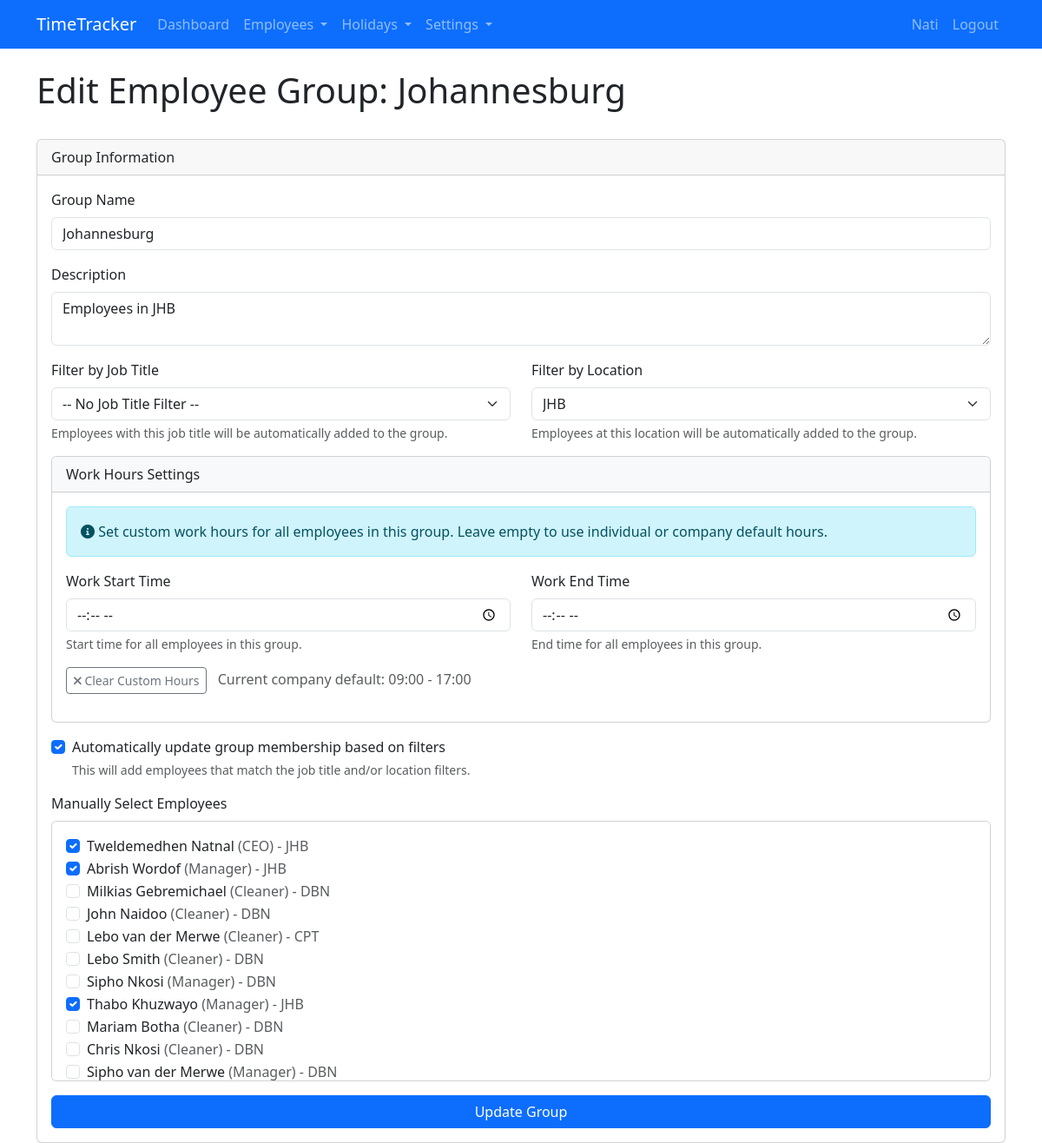
The app's page /edit_employee_group/1 (signed in) with its own data.
### app.py (models this page shows, shortened)
class User(UserMixin, db.Model):
    id = db.Column(db.Integer, primary_key=True)
    username = db.Column(db.String(80), unique=True, nullable=False)
    email = db.Column(db.String(120), unique=True, nullable=False)
    password_hash = db.Column(db.String(128))
    is_admin = db.Column(db.Boolean, default=False)
    company_id = db.Column(db.Integer, db.ForeignKey('company.id'))

class EmployeeGroup(db.Model):
    id = db.Column(db.Integer, primary_key=True)
    name = db.Column(db.String(100), nullable=False)
    description = db.Column(db.Text)
    company_id = db.Column(db.Integer, db.ForeignKey('company.id'), nullable=False)
    work_start_time = db.Column(db.Time, nullable=True)  # Custom start time for the group
    work_end_time = db.Column(db.Time, nullable=True)    # Custom end time for the group
    job_title_id = db.Column(db.Integer, db.ForeignKey('job_title.id'))
    location_id = db.Column(db.Integer, db.ForeignKey('location.id'))
    job_title = db.relationship('JobTitle', backref='groups', foreign_keys=[job_title_id])
    location = db.relationship('Location', backref='groups', foreign_keys=[location_id])
    employees = db.relationship('Employee', secondary='employee_group_membership', backref='groups')

class Location(db.Model):
    id = db.Column(db.Integer, primary_key=True)
    name = db.Column(db.String(100), nullable=False)
    address = db.Column(db.String(200))
    company_id = db.Column(db.Integer, db.ForeignKey('company.id'), nullable=False)
    employees = db.relationship('Employee', backref='location', lazy=True)

class Company(db.Model):
    id = db.Column(db.Integer, primary_key=True)
    name = db.Column(db.String(100), nullable=False)
    standard_hours = db.Column(db.Integer, default=40)  # Standard weekly hours before overtime
    default_night_allowance = db.Column(db.Float, default=0.1)  # Default night shift allowance
    default_work_start_time = db.Column(db.Time, default=time(9, 0))  # Default: 9:00 AM
    default_work_end_time = db.Column(db.Time, default=time(17, 0))  # Default: 5:00 PM
    enforce_work_hours = db.Column(db.Boolean, default=False)  # Whether to enforce work hours
    users = db.relationship('User', backref='company', lazy=True)
    employees = db.relationship('Employee', backref='company', lazy=True)
    job_titles = db.relationship('JobTitle', backref='company', lazy=True)
    locations = db.relationship('Location', backref='company', lazy=True)
    groups = db.relationship('EmployeeGroup', backref='company', lazy=True)

class Employee(db.Model):
    id = db.Column(db.Integer, primary_key=True)
    first_name = db.Column(db.String(50), nullable=False)
    last_name = db.Column(db.String(50), nullable=False)
    email = db.Column(db.String(120), unique=True, nullable=False)
    phone = db.Column(db.String(20))
    hourly_rate = db.Column(db.Float, nullable=False)
    overtime_rate = db.Column(db.Float, nullable=False)
    weekend_rate = db.Column(db.Float, nullable=False)
    additional_info = db.Column(db.Text)
    company_id = db.Column(db.Integer, db.ForeignKey('company.id'), nullable=False)
    job_title_id = db.Column(db.Integer, db.ForeignKey('job_title.id'))
    location_id = db.Column(db.Integer, db.ForeignKey('location.id'))
    rate_function_id = db.Column(db.Integer, db.ForeignKey('rate_function.id'))
    is_sunday_worker = db.Column(db.Boolean, default=False)  # Field for Sunday workers
    is_holiday_worker = db.Column(db.Boolean, default=False)  # Field for holiday workers
    is_night_worker = db.Column(db.Boolean, default=False)  # Field for night shift workers
    night_shift_allowance = db.Column(db.Float, default=0.1)  # Allowance rate for night shifts
    timesheets = db.relationship('Timesheet', backref='employee', lazy=True)
    is_active = db.Column(db.Boolean, default=True)
    work_start_time = db.Column(db.Time, nullable=True)  # Custom start time, NULL means use job title or company default
    work_end_time = db.Column(db.Time, nullable=True)    # Custom end time, NULL means use job title or company default

class JobTitle(db.Model):
    id = db.Column(db.Integer, primary_key=True)
    title = db.Column(db.String(100), nullable=False)
    description = db.Column(db.Text)
    company_id = db.Column(db.Integer, db.ForeignKey('company.id'), nullable=False)
    work_start_time = db.Column(db.Time, nullable=True)  # Custom start time, NULL means use company default
    work_end_time = db.Column(db.Time, nullable=True)    # Custom end time, NULL means use company default
    employees = db.relationship('Employee', backref='job_title', lazy=True)

### app.py (the view, shortened to what this page needs)
@app.route('/edit_employee_group/<int:group_id>', methods=['GET', 'POST'])
@login_required
def edit_employee_group(group_id):
    if not current_user.is_admin:
        flash('Access denied.')
        return redirect(url_for('dashboard'))
    group = EmployeeGroup.query.get_or_404(group_id)
    company = current_user.company
    if group.company_id != company.id:
        flash('Access denied.')
        return redirect(url_for('employee_groups'))
    job_titles = JobTitle.query.filter_by(company_id=company.id).all()
    locations = Location.query.filter_by(company_id=company.id).all()
    employees = Employee.query.filter_by(company_id=company.id, is_active=True).all()
    return render_template('edit_employee_group.html',
                          group=group,
                          company=company,
                          job_titles=job_titles,
                          locations=locations,
                          employees=employees)

### app.py (called while the page is built)
@login_manager.user_loader
def load_user(user_id):
    return User.query.get(int(user_id))

### templates/edit_employee_group.html (shortened to what this page needs)
{% extends "base.html" %}
{% block content %}
<div class="row mb-4">
    <div class="col-md-12">
        <h1>Edit Employee Group: {{ group.name }}</h1>
    </div>
</div>
<div class="row">
    <div class="col-md-12">
        <div class="card">
            <div class="card-header">Group Information</div>
            <div class="card-body">
                <form method="POST">
                    <div class="mb-3">
                        <label for="name" class="form-label">Group Name</label>
                        <input type="text" class="form-control" id="name" name="name" value="{{ group.name }}" required>
                    </div>
                    <div class="mb-3">
                        <label for="description" class="form-label">Description</label>
                        <textarea class="form-control" id="description" name="description" rows="2">{{ group.description }}</textarea>
                    </div>
                    <div class="row">
                        <div class="col-md-6">
                            <div class="mb-3">
                                <label for="job_title_id" class="form-label">Filter by Job Title</label>
                                <select class="form-select" id="job_title_id" name="job_title_id">
                                    <option value="">-- No Job Title Filter --</option>
                                </select>
                                <div class="form-text">Employees with this job title will be automatically added to the group.</div>
                            </div>
                        </div>
                        <div class="col-md-6">
                            <div class="mb-3">
                                <label for="location_id" class="form-label">Filter by Location</label>
                                <select class="form-select" id="location_id" name="location_id">
                                    {% for location in locations %}
                                    <option value="{{ location.id }}" {% if group.location_id == location.id %}selected{% endif %}>{{ location.name }}</option>
                                    {% endfor %}
                                </select>
                                <div class="form-text">Employees at this location will be automatically added to the group.</div>
                            </div>
                        </div>
                    </div>
                    <div class="card mb-3">
                        <div class="card-header bg-light">Work Hours Settings</div>
                        <div class="card-body">
                            <div class="alert alert-info">
                                <i class="fas fa-info-circle"></i> Set custom work hours for all employees in this group. Leave empty to use individual or company default hours.
                            </div>
                            <div class="row">
                                <div class="col-md-6">
                                    <div class="mb-3">
                                        <label for="work_start_time" class="form-label">Work Start Time</label>
                                        <input type="time" class="form-control" id="work_start_time" name="work_start_time"
                                               value="{{ group.work_start_time.strftime('%H:%M') if group.work_start_time else '' }}">
                                        <div class="form-text">Start time for all employees in this group.</div>
                                    </div>
                                </div>
                                <div class="col-md-6">
                                    <div class="mb-3">
                                        <label for="work_end_time" class="form-label">Work End Time</label>
                                        <input type="time" class="form-control" id="work_end_time" name="work_end_time"
                                               value="{{ group.work_end_time.strftime('%H:%M') if group.work_end_time else '' }}">
                                        <div class="form-text">End time for all employees in this group.</div>
                                    </div>
                                </div>
                            </div>
                            <div class="mb-3">
                                <button type="button" id="clear-hours" class="btn btn-outline-secondary btn-sm">
                                    <i class="fas fa-times"></i> Clear Custom Hours
                                </button>
                                <span class="ms-2 text-muted">Current company default:
                                    {{ company.default_work_start_time.strftime('%H:%M') if company.default_work_start_time else '09:00' }} -
                                    {{ company.default_work_end_time.strftime('%H:%M') if company.default_work_end_time else '17:00' }}
                                </span>
                            </div>
                        </div>
                    </div>
                    <div class="mb-3 form-check">
                        <input type="checkbox" class="form-check-input" id="auto_update" name="auto_update" checked>
                        <label class="form-check-label" for="auto_update">Automatically update group membership based on filters</label>
                        <div class="form-text">This will add employees that match the job title and/or location filters.</div>
                    </div>
                    <div class="mb-3">
                        <label class="form-label">Manually Select Employees</label>
                        <div class="card p-3" style="max-height: 300px; overflow-y: auto;">
                            {% for employee in employees %}
                            <div class="form-check">
                                <input class="form-check-input" type="checkbox" value="{{ employee.id }}" id="employee_{{ employee.id }}" name="employees" {% if employee in group.employees %}checked{% endif %}>
                                <label class="form-check-label" for="employee_{{ employee.id }}">
                                    {{ employee.first_name }} {{ employee.last_name }}
                                    {% if employee.job_title %}
                                    <span class="text-muted">({{ employee.job_title.title }})</span>
                                    {% endif %}
                                    {% if employee.location %}
                                    <span class="text-muted">- {{ employee.location.name }}</span>
                                    {% endif %}
                                </label>
                            </div>
                            {% endfor %}
                        </div>
                    </div>
                    <div class="d-grid">
                        <button type="submit" class="btn btn-primary">Update Group</button>
                    </div>
                </form>
            </div>
        </div>
    </div>
</div>
{% endblock %}

### templates/base.html (shortened to what this page needs)
<!DOCTYPE html>
<html lang="en">
<head>
    <link href="https://cdn.jsdelivr.net/npm/bootstrap@5.3.0-alpha1/dist/css/bootstrap.min.css" rel="stylesheet">
    <link href="https://cdnjs.cloudflare.com/ajax/libs/font-awesome/6.0.0/css/all.min.css" rel="stylesheet">
</head>
<body>
    <nav class="navbar navbar-expand-lg navbar-dark bg-primary">
        <div class="container">
            <a class="navbar-brand" href="{{ url_for('index') }}">TimeTracker</a>
            <div class="collapse navbar-collapse" id="navbarNav">
                <ul class="navbar-nav me-auto">
                    {% if current_user.is_authenticated %}
                    <li class="nav-item">
                        <a class="nav-link" href="{{ url_for('dashboard') }}">Dashboard</a>
                    </li>
                    {% if current_user.is_admin %}
                    <li class="nav-item dropdown">
                        <a class="nav-link dropdown-toggle" href="#" id="employeesDropdown" role="button" data-bs-toggle="dropdown" aria-expanded="false">
                            Employees
                        </a>
                    </li>
                    <li class="nav-item dropdown">
                        <a class="nav-link dropdown-toggle" href="#" id="holidaysDropdown" role="button" data-bs-toggle="dropdown" aria-expanded="false">
                            Holidays
                        </a>
                    </li>
                    <li class="nav-item dropdown">
                        <a class="nav-link dropdown-toggle" href="#" id="settingsDropdown" role="button" data-bs-toggle="dropdown" aria-expanded="false">
                            Settings
                        </a>
                    </li>
                    {% endif %}
                    {% endif %}
                </ul>
                <ul class="navbar-nav">
                    {% if current_user.is_authenticated %}
                    <li class="nav-item">
                        <span class="nav-link">{{ current_user.username }}</span>
                    </li>
                    <li class="nav-item">
                        <a class="nav-link" href="{{ url_for('logout') }}">Logout</a>
                    </li>
                    {% endif %}
                </ul>
            </div>
        </div>
    </nav>
    <div class="container mt-4">
        {% block content %}{% endblock %}
    </div>
</body>
</html>

### records on screen
User: username "Nati"
EmployeeGroup: name "Johannesburg", description "Employees in JHB", location_id "JHB"
Company: default_work_start_time "09:00", default_work_end_time "17:00"
Employee: first_name "Tweldemedhen", last_name "Natnal", job_title "CEO", location.name "JHB"
Employee: first_name "Abrish", last_name "Wordof", job_title "Manager", location.name "JHB"
Employee: first_name "Milkias", last_name "Gebremichael", job_title "Cleaner", location.name "DBN"
Employee: first_name "John", last_name "Naidoo", job_title "Cleaner", location.name "DBN"
Employee: first_name "Lebo", last_name "van der Merwe", job_title "Cleaner", location.name "CPT"
Employee: first_name "Lebo", last_name "Smith", job_title "Cleaner", location.name "DBN"
Employee: first_name "Sipho", last_name "Nkosi", job_title "Manager", location.name "DBN"
Employee: first_name "Thabo", last_name "Khuzwayo", job_title "Manager", location.name "JHB"
Employee: first_name "Mariam", last_name "Botha", job_title "Cleaner", location.name "DBN"
Employee: first_name "Chris", last_name "Nkosi", job_title "Cleaner", location.name "DBN"
Employee: first_name "Sipho", last_name "van der Merwe", job_title "Manager", location.name "DBN"
